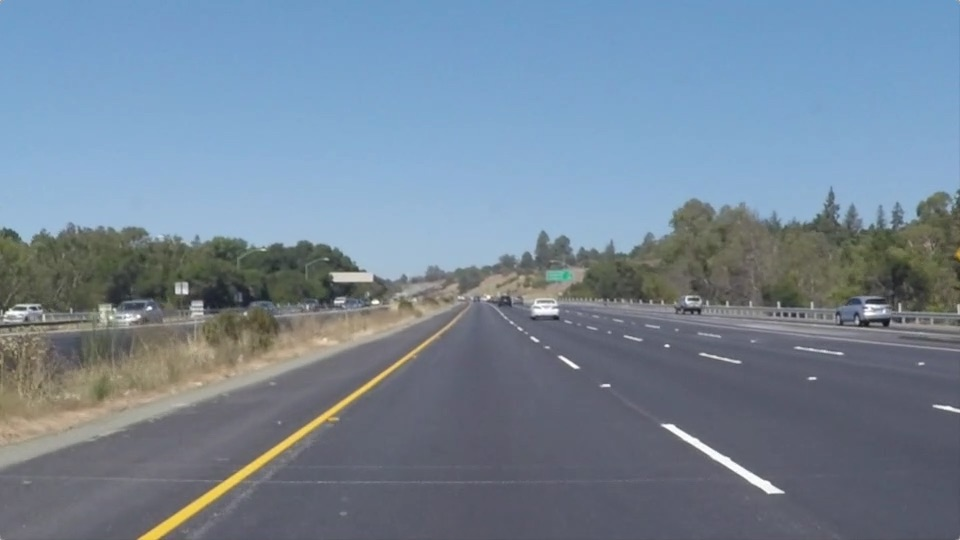
#> input picture test_images/solidYellowLeft.jpg, 960 x 540 px
$ jupyter execute --allow-errors notebook.ipynb   (shell and % lines are left out)
#> lines starting #> are read from the running program, lines starting #| are printed output that depends on the picture; after the words box and inside, x2 and y2 are one past the last pixel; in counts of white or black regions, pixels touching at a corner belong together
# Self-Driving Car Engineer Nanodegree

## Project: **Finding Lane Lines on the Road**
***
In this project, you will use the tools you learned about in the lesson to identify lane lines on the road.  You can develop your pipeline on a series of individual images, and later apply the result to a video stream (really just a series of images). Check out the video clip "raw-lines-example.mp4" (also contained in this repository) to see what the output should look like after using the helper functions below.

Once you have a result that looks roughly like "raw-lines-example.mp4", you'll need to get creative and try to average and/or extrapolate the line segments you've detected to map out the full extent of the lane lines.  You can see an example of the result you're going for in the video "P1_example.mp4".  Ultimately, you would like to draw just one line for the left side of the lane, and one for the right.

In addition to implementing code, there is a brief writeup to complete. The writeup should be completed in a separate file, which can be either a markdown file or a pdf document. There is a [write up template](https://github.com/udacity/CarND-LaneLines-P1/blob/master/writeup_template.md) that can be used to guide the writing process. Completing both the code in the Ipython notebook and the writeup template will cover all of the [rubric points](https://review.udacity.com/#!/rubrics/322/view) for this project.

---
Let's have a look at our first image called 'test_images/solidWhiteRight.jpg'.  Run the 2 cells below (hit Shift-Enter or the "play" button above) to display the image.

**Note: If, at any point, you encounter frozen display windows or other confounding issues, you can always start again with a clean slate by going to the "Kernel" menu above and selecting "Restart & Clear Output".**

---

**The tools you have are color selection, region of interest selection, grayscaling, Gaussian smoothing, Canny Edge Detection and Hough Tranform line detection.  You  are also free to explore and try other techniques that were not presented in the lesson.  Your goal is piece together a pipeline to detect the line segments in the image, then average/extrapolate them and draw them onto the image for display (as below).  Once you have a working pipeline, try it out on the video stream below.**

---

<figure>

 <figcaption>
 <p></p>
 <p style="text-align: center;"> Your output should look something like this (above) after detecting line segments using the helper functions below </p>
 </figcaption>
</figure>
 <p></p>
<figure>

 <figcaption>
 <p></p>
 <p style="text-align: center;"> Your goal is to connect/average/extrapolate line segments to get output like this</p>
 </figcaption>
</figure>

**Run the cell below to import some packages.  If you get an `import error` for a package you've already installed, try changing your kernel (select the Kernel menu above --> Change Kernel).  Still have problems?  Try relaunching Jupyter Notebook from the terminal prompt.  Also, consult the forums for more troubleshooting tips.**

## Import Packages

[cell 1]
#importing some useful packages
import matplotlib.pyplot as plt
import matplotlib.image as mpimg
import numpy as np
import cv2

## Read in an Image

[cell 2]
#reading in an image
image = mpimg.imread('test_images/solidYellowLeft.jpg')
#> image is the input picture: shape (540, 960, 3); mean R, G, B 116.5, 133.6, 150.8
#print(dir(image))
#printing out some stats and plotting
print('This image is:', type(image), 'with dimensions:', image.shape)
#| This image is: <class 'numpy.ndarray'> with dimensions: (540, 960, 3)
plt.imshow(image)  # if you wanted to show a single color channel image called 'gray', for example, call as plt.imshow(gray, cmap='gray')

# Ideas for Lane Detection Pipeline

**Some OpenCV functions (beyond those introduced in the lesson) that might be useful for this project are:**

`cv2.inRange()` for color selection
`cv2.fillPoly()` for regions selection
`cv2.line()` to draw lines on an image given endpoints
`cv2.addWeighted()` to coadd / overlay two images
`cv2.cvtColor()` to grayscale or change color
`cv2.imwrite()` to output images to file
`cv2.bitwise_and()` to apply a mask to an image

**Check out the OpenCV documentation to learn about these and discover even more awesome functionality!**

## Helper Functions

Below are some helper functions to help get you started. They should look familiar from the lesson!

[cell 3]
import math

def grayscale(img):
    """Applies the Grayscale transform
    This will return an image with only one color channel
    but NOTE: to see the returned image as grayscale
    (assuming your grayscaled image is called 'gray')
    you should call plt.imshow(gray, cmap='gray')"""
    return cv2.cvtColor(img, cv2.COLOR_RGB2GRAY)
    # Or use BGR2GRAY if you read an image with cv2.imread()
    # return cv2.cvtColor(img, cv2.COLOR_BGR2GRAY)

def canny(img, low_threshold, high_threshold):
    """Applies the Canny transform"""
    return cv2.Canny(img, low_threshold, high_threshold)

def gaussian_blur(img, kernel_size):
    """Applies a Gaussian Noise kernel"""
    return cv2.GaussianBlur(img, (kernel_size, kernel_size), 0)

def region_of_interest(img, vertices):
    """
    Applies an image mask.

    Only keeps the region of the image defined by the polygon
    formed from `vertices`. The rest of the image is set to black.
    `vertices` should be a numpy array of integer points.
    """
    #defining a blank mask to start with
    mask = np.zeros_like(img)

    #defining a 3 channel or 1 channel color to fill the mask with depending on the input image
    if len(img.shape) > 2:
        channel_count = img.shape[2]  # i.e. 3 or 4 depending on your image
        ignore_mask_color = (255,) * channel_count
    else:
        ignore_mask_color = 255

    #filling pixels inside the polygon defined by "vertices" with the fill color
    cv2.fillPoly(mask, vertices, (255,255,255))

    #returning the image only where mask pixels are nonzero
    masked_image = cv2.bitwise_and(img, mask)
    return masked_image


def draw_lines(img, lines, color=[255, 0, 0], thickness=2):
    """
    NOTE: this is the function you might want to use as a starting point once you want to
    average/extrapolate the line segments you detect to map out the full
    extent of the lane (going from the result shown in raw-lines-example.mp4
    to that shown in P1_example.mp4).

    Think about things like separating line segments by their
    slope ((y2-y1)/(x2-x1)) to decide which segments are part of the left
    line vs. the right line.  Then, you can average the position of each of
    the lines and extrapolate to the top and bottom of the lane.

    This function draws `lines` with `color` and `thickness`.
    Lines are drawn on the image inplace (mutates the image).
    If you want to make the lines semi-transparent, think about combining
    this function with the weighted_img() function below
    """
    if len(lines) >0:
        for line in lines:
            for x1,y1,x2,y2 in line:
                cv2.line(img, (x1, y1), (x2, y2), color, thickness)

def hough_lines(img, rho, theta, threshold, min_line_len, max_line_gap):
    """
    `img` should be the output of a Canny transform.

    Returns an image with hough lines drawn.
    """
    lines = cv2.HoughLinesP(img, rho, theta, threshold, np.array([]), minLineLength=min_line_len, maxLineGap=max_line_gap)
    line_img = np.zeros((img.shape[0], img.shape[1], 3), dtype=np.uint8)
    #draw_lines(line_img, lines)
    #print(lines.shape)
    return line_img,lines

# Python 3 has support for cool math symbols.

def weighted_img(img, initial_img, α=0.8, β=1., γ=0.):
    """
    `img` is the output of the hough_lines(), An image with lines drawn on it.
    Should be a blank image (all black) with lines drawn on it.

    `initial_img` should be the image before any processing.

    The result image is computed as follows:

    initial_img * α + img * β + γ
    NOTE: initial_img and img must be the same shape!
    """
    return cv2.addWeighted(initial_img, α, img, β, γ)

## Coustom Helping function for draw lines

In these function we catculating the avarage slop and intersection

[cell 4]
def select_white_yellow(image):
    converted = cv2.cvtColor(image, cv2.COLOR_RGB2HLS)
    # white color mask
    lower = np.uint8([  0, 200,   0])
    upper = np.uint8([255, 255, 255])
    white_mask = cv2.inRange(converted, lower, upper)
    # yellow color mask
    lower = np.uint8([ 10,   0, 100])
    upper = np.uint8([ 40, 255, 255])
    yellow_mask = cv2.inRange(converted, lower, upper)
    # combine the mask
    mask = cv2.bitwise_or(white_mask, yellow_mask)
    return cv2.bitwise_and(image, image, mask = mask)

def get_vertice(image):
    rows, cols = image.shape[:2]
    bottom_left  = [cols*0.1, rows*0.95]
    top_left     = [cols*0.45, rows*0.6]
    bottom_right = [cols*0.9, rows*0.95]
    top_right    = [cols*0.55, rows*0.6]

    ver = np.array([[bottom_left, top_left, top_right, bottom_right]], dtype=np.int32)
    return ver


def cal_slop_inter(lines):
    """
    Every line having two pair of points (x1,y1) and (x2,y2)
    In this function
    """
    right_fit_lines=[]
    left_fit_lines=[]

    lines=lines.reshape(-1,4)

    for x1,y1,x2,y2 in lines:
    #if x1 is equal to x2 this line will not considered as line because it is vertical line
        if x1 is x2:
            continue
        #there is a function in numpy through which we can find polynomial varible of line.
        poly=np.polyfit((x1,x2),(y1,y2),deg=1)
        #print(poly)
        if poly[0] < -0.5:
            left_fit_lines.append((poly[0],poly[1]))
        elif poly[0] > 0.5:
            right_fit_lines.append((poly[0],poly[1]))

        #finding avarge of slope and intercept.

    left_poly_avg=np.average(left_fit_lines, axis=0)
    right_poly_avg=np.average(right_fit_lines, axis=0)
    #print(left_poly_avg,"left")
    #print(right_poly_avg,"right")

    return left_poly_avg,right_poly_avg


def get_line_cord(image,perameters):
    slope,inter=perameters

    #getting complete hieght of image in y1
    y1=image.shape[0]

    #taking y2 upto 3/5 of actual height or 3/5of y1
    y2=int((3.5/5)*y1)

    #we know that equation of line is y=mx +c so we can write it
    #
    #x=(y-c)/m
    x1=int((y1-inter)/slope)
    x2=int((y2-inter)/slope)

    return [x1,y1,x2,y2]

## PipeLine

[cell 5]
#pipeline
def process_image(image):
    # NOTE: The output you return should be a color image (3 channel) for processing video below
    # TODO: put your pipeline here,
    # you should return the final output (image where lines are drawn on lanes)

    #select white and yellow lines
    selected=select_white_yellow(image)

    #first we have to convert it into graysacle image
    gray_image=grayscale(selected)

    #for best result we have to smoothen the image.
    smooth_image=gaussian_blur(gray_image,15)

    #fininding the edges in the image
    edge_image=canny(smooth_image,180,230)


    ver=get_vertice(image)


    #get region of interest
    roi=region_of_interest(edge_image,ver)


    #finding the line using line hough Transform
    black_img,lines=hough_lines(roi,rho=2,
                         theta=np.pi/180,
                         threshold=20,
                         min_line_len=10,
                         max_line_gap=180)
    #getting the avrage slope and intercept
    avg_slop_left,avg_slop_right=cal_slop_inter(lines)
    #print(av)
    #getting the points of new lines through this avg_slope_inter perameters
    new_left_line=get_line_cord(image,avg_slop_left)

    new_right_line=get_line_cord(image,avg_slop_right)

    #print([new_left_line,new_right_line])
    #drawing line to the black image
    new_line=np.array([[new_left_line],[new_right_line]]) #with shape of (2,1,4)
    draw_lines(black_img,new_line,thickness=10)


    #blending to original images
    final=weighted_img(black_img,image)


    return final

## Test Images

Build your pipeline to work on the images in the directory "test_images"
**You should make sure your pipeline works well on these images before you try the videos.**

[cell 6]
import os
os.listdir("test_images/")

## Build a Lane Finding Pipeline

Build the pipeline and run your solution on all test_images. Make copies into the `test_images_output` directory, and you can use the images in your writeup report.

Try tuning the various parameters, especially the low and high Canny thresholds as well as the Hough lines parameters.

[cell 7]
# TODO: Build your pipeline that will draw lane lines on the test_images
# then save them to the test_images_output directory.
root_dir="test_images/"
output_dir="test_images_output/"
test_list=[root_dir+x for x in os.listdir(root_dir)]

for image_name in os.listdir(root_dir):
    try:
        im=mpimg.imread(root_dir+image_name)
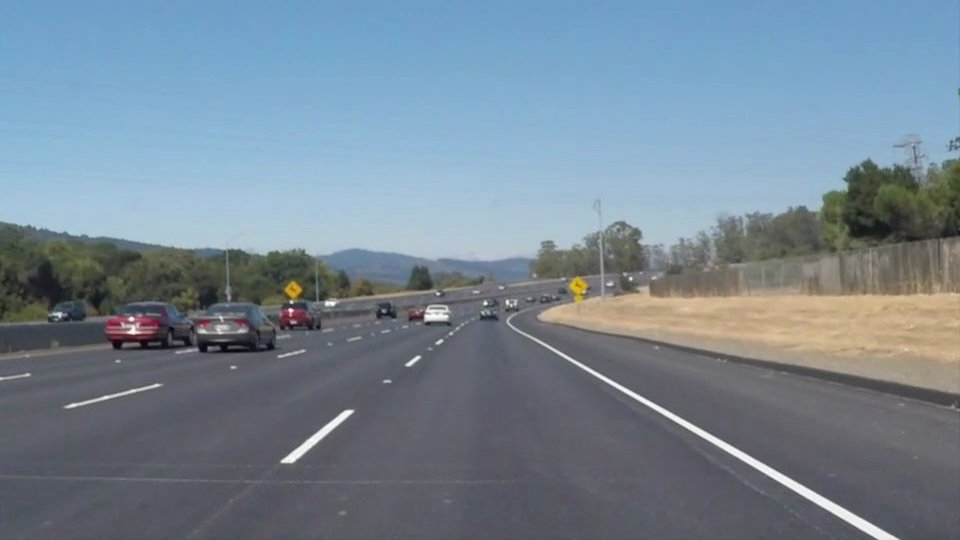
#> input picture test_images/solidWhiteCurve.jpg, 960 x 540 px
#> im is the input picture: shape (540, 960, 3); mean R, G, B 118.5, 134.5, 148.1
        processed_im=process_image(im)
#> in select_white_yellow, `white_mask = cv2.inRange(converted, lower, upper)`:
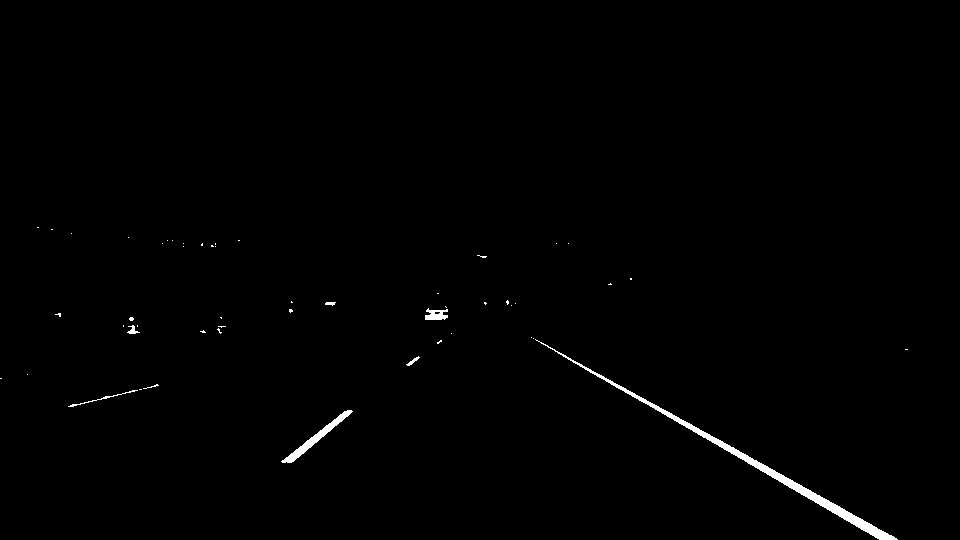
#> white_mask: shape (540, 960); 0.67% white; 51 white regions (43 under 20 px), largest, box (x1, y1, x2, y2) and area: (535, 339, 898, 540) 2283, (281, 410, 353, 463) 571, (425, 308, 448, 320) 187
#> in process_image, `ver=get_vertice(image)`: ver = [[96, 513], [432, 324], [528, 324], [864, 513]]
#> in region_of_interest, `masked_image = cv2.bitwise_and(img, mask)`:
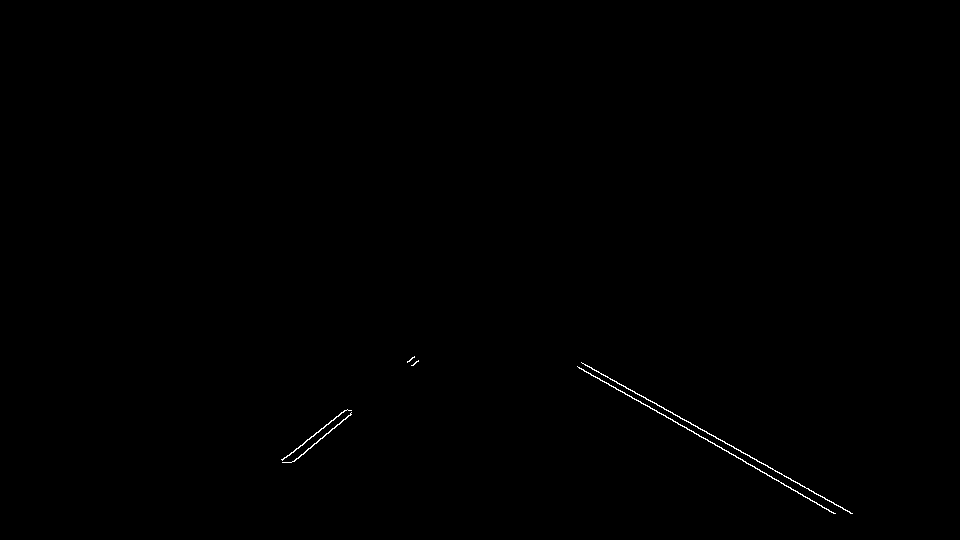
#> masked_image: shape (540, 960); 0.21% white in thin lines or dots, all inside (x1, y1, x2, y2) = (281, 356, 853, 514)
#> in hough_lines, `lines = cv2.HoughLinesP(img, rho, theta, threshold, np.array([]), minL..`: lines = 14 rows, first 6: [708, 441, 802, 494], [585, 365, 852, 513], [282, 460, 414, 357], [293, 461, 418, 360], [577, 366, 672, 419], [687, 429, 742, 459]
#> the loop in cal_slop_inter, `for x1,y1,x2,y2 in lines:` made 14 passes
#> (x1, y1, x2, y2, poly) on passes 1 to 4: (708, 441, 802, 494, [0.564, 41.81]), (585, 365, 852, 513, [0.554, 40.73]), (282, 460, 414, 357, [-0.78, 680]), (293, 461, 418, 360, [-0.808, 697.7])
#> after the loop in cal_slop_inter, `for x1,y1,x2,y2 in lines:`: left_fit_lines = [(-0.78, 680), (-0.808, 697.7), (-0.8, 685.2), (-0.897, 725.7)]; right_fit_lines = [(0.564, 41.81), (0.554, 40.73), (0.558, 44.09), (0.545, 54.27), (0.555, 39.51), (0.544, 53.63), (0.536, 64.61), (0.544, 54.39)]
#> in cal_slop_inter, `left_poly_avg=np.average(left_fit_lines, axis=0)`: left_poly_avg = [-0.821, 697.2]
#> in cal_slop_inter, `right_poly_avg=np.average(right_fit_lines, axis=0)`: right_poly_avg = [0.55, 49.13]
#> in process_image, `avg_slop_left,avg_slop_right=cal_slop_inter(lines)`: avg_slop_left = [-0.821, 697.2]; avg_slop_right = [0.55, 49.13]
#> in get_line_cord, `slope,inter=perameters`: slope = -0.821; inter = 697.2
#> in get_line_cord, `x1=int((y1-inter)/slope)`: x1 = 191
#> in get_line_cord, `x2=int((y2-inter)/slope)`: x2 = 388
#> in process_image, `new_left_line=get_line_cord(image,avg_slop_left)`: new_left_line = [191, 540, 388, 378]
#> in process_image, `new_right_line=get_line_cord(image,avg_slop_right)`: new_right_line = [892, 540, 597, 378]
#> in process_image, `new_line=np.array([[new_left_line],[new_right_line]])`: new_line = [[191, 540, 388, 378], [892, 540, 597, 378]]
#> the loop in draw_lines, `for line in lines:` made 2 passes
#> in weighted_img, `return cv2.addWeighted(initial_img, α, img, β, γ)`:
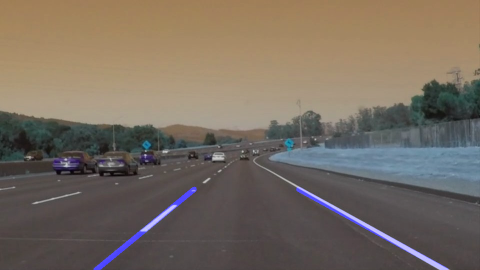
#> returned value: shape (540, 960, 3) (shown at 1/2 size); mean of channels 0, 1, 2 96.4, 107.6, 118.5; drawn as B, G, R
        mpimg.imsave(output_dir+image_name,processed_im)
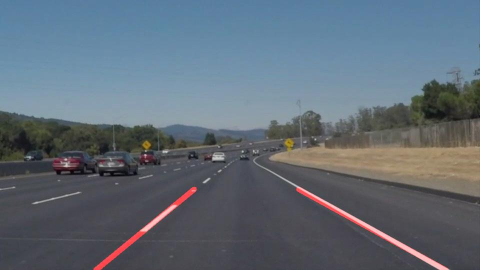
#> saved as solidWhiteCurve.jpg: shape (540, 960, 3) (shown at 1/2 size); mean R, G, B 96.5, 107.5, 118.5
    except:
        print("file not readable or it is not an image")

## Test on Videos

You know what's cooler than drawing lanes over images? Drawing lanes over video!

We can test our solution on two provided videos:

`solidWhiteRight.mp4`

`solidYellowLeft.mp4`

**Note: if you get an import error when you run the next cell, try changing your kernel (select the Kernel menu above --> Change Kernel). Still have problems? Try relaunching Jupyter Notebook from the terminal prompt. Also, consult the forums for more troubleshooting tips.**

**If you get an error that looks like this:**
```
NeedDownloadError: Need ffmpeg exe.
You can download it by calling:
imageio.plugins.ffmpeg.download()
```
**Follow the instructions in the error message and check out [this forum post](https://discussions.udacity.com/t/project-error-of-test-on-videos/274082) for more troubleshooting tips across operating systems.**

[cell 8]
# Import everything needed to edit/save/watch video clips
from moviepy.editor import VideoFileClip
from IPython.display import HTML

[cell 9]
plt.imshow(process_image(image))
#> in select_white_yellow (call 5), `mask = cv2.bitwise_or(white_mask, yellow_mask)`:
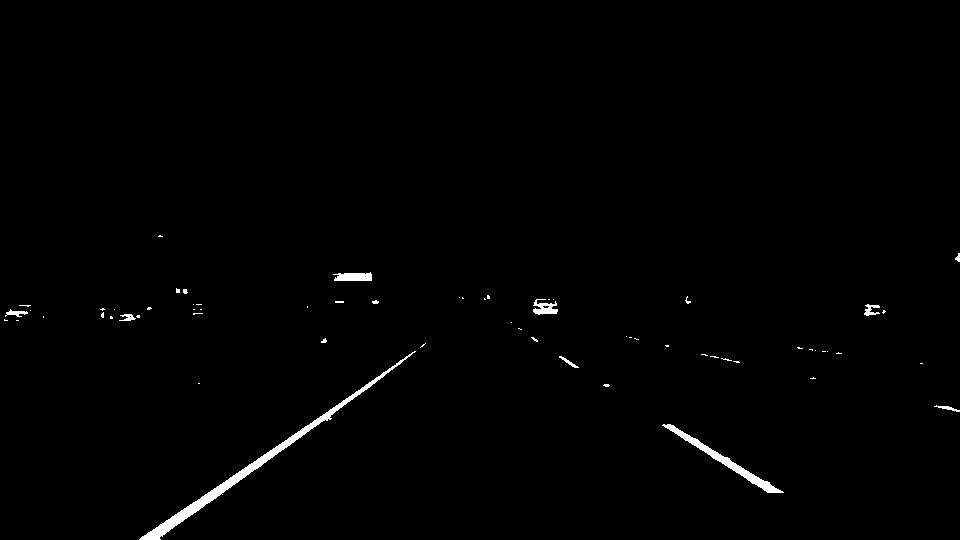
#> mask: shape (540, 960); 0.86% white; 63 white regions (51 under 20 px), largest, box (x1, y1, x2, y2) and area: (139, 351, 416, 540) 2200, (662, 424, 784, 493) 927, (333, 272, 372, 281) 286
#> in hough_lines (call 5), `lines = cv2.HoughLinesP(img, rho, theta, threshold, np.array([]), minL..`: lines = 15 rows, first 6: [176, 513, 347, 397], [261, 466, 393, 370], [689, 442, 767, 492], [670, 424, 775, 487], [286, 438, 364, 385], [196, 512, 387, 368]
